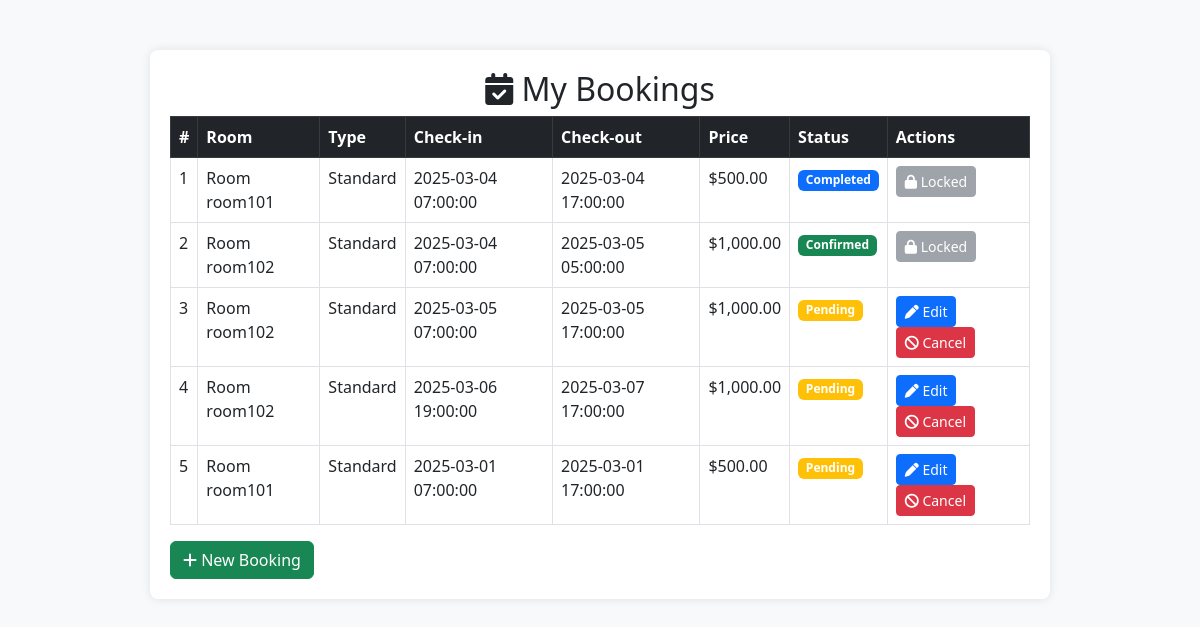
Page /user/booking/index.php (signed in) on the earlier database version.
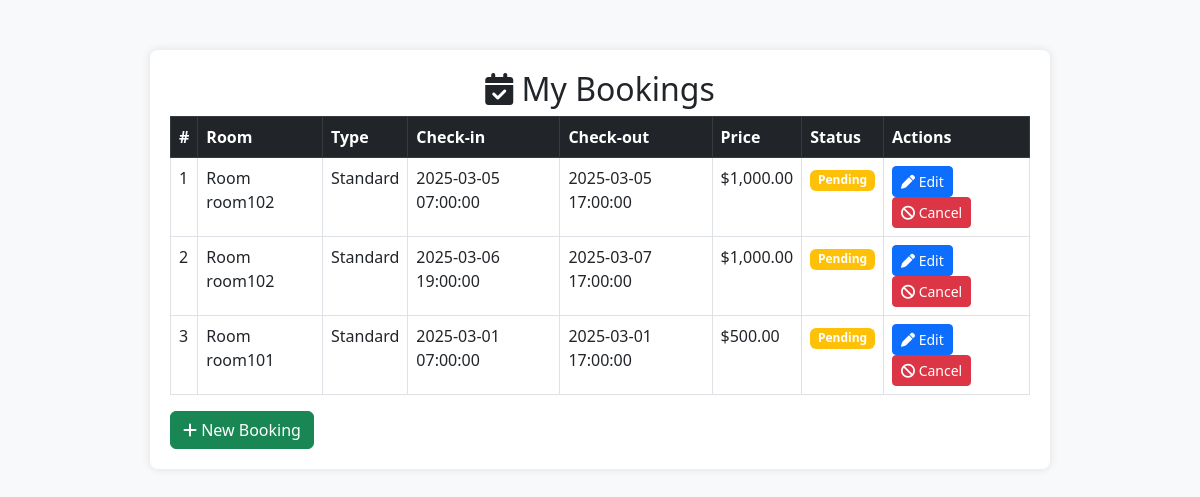
Same page on the later database version.
### tables this page shows
CREATE TABLE IF NOT EXISTS `booking` (
  `book_id` int(11) NOT NULL AUTO_INCREMENT,
  `account_id` int(11) DEFAULT NULL,
  `guest_id` int(11) DEFAULT NULL,
  `room_id` int(11) NOT NULL,
  `check_in` datetime NOT NULL,
  `check_out` datetime NOT NULL,
  `book_status` enum('pending','confirmed','cancelled','completed') NOT NULL,
  `reminder_sent` tinyint(1) NOT NULL,
  `completion_sent` tinyint(1) NOT NULL,
  `created_at` datetime NOT NULL DEFAULT current_timestamp(),
  `updated_at` timestamp NULL DEFAULT current_timestamp(),
  PRIMARY KEY (`book_id`),
  KEY `book_room_fk` (`room_id`),
  KEY `book_account_fk` (`account_id`),
  KEY `book_guest_fk` (`guest_id`)
);

CREATE TABLE IF NOT EXISTS `room` (
  `room_id` int(11) NOT NULL AUTO_INCREMENT,
  `room_code` varchar(50) NOT NULL,
  `room_type` enum('standard','premium','deluxe') NOT NULL,
  `room_status` enum('available','booked','under maintenance') NOT NULL,
  `description` text NOT NULL,
  `price` decimal(10,2) NOT NULL,
  `created_at` timestamp NOT NULL DEFAULT current_timestamp(),
  `updated_at` timestamp NOT NULL DEFAULT current_timestamp(),
  PRIMARY KEY (`room_id`),
  UNIQUE KEY `room_ code` (`room_code`)
);

### user/booking/index.php (the view, shortened to what this page needs)
<?php
include('../../resources/database/config.php');
$account_id = $_SESSION['ID'];
$sql = "SELECT b.book_id, b.room_id, b.check_in, b.check_out, b.book_status,
               r.room_code, r.room_type, r.price
        FROM booking b
        JOIN room r ON b.room_id = r.room_id
        WHERE b.account_id = ?";
$stmt = mysqli_prepare($conn, $sql);
mysqli_stmt_bind_param($stmt, "i", $account_id);
mysqli_stmt_execute($stmt);
$result = mysqli_stmt_get_result($stmt);
$bookings = [];
while ($row = mysqli_fetch_array($result)) {
    $bookings[] = $row;
}
?>
<!DOCTYPE html>
<html lang="en">
<head>
    <?php include '../bootstrap.php'; ?>
    <link rel="stylesheet" href="https://cdnjs.cloudflare.com/ajax/libs/font-awesome/6.4.2/css/all.min.css">
</head>
<body>
    <div class="container">
        <div class="table-container">
            <h2 class="text-center"><i class="fa-solid fa-calendar-check"></i> My Bookings</h2>
            <table class="table table-bordered">
                <thead class="table-dark">
                    <tr>
                        <th>#</th>
                        <th>Room</th>
                        <th>Type</th>
                        <th>Check-in</th>
                        <th>Check-out</th>
                        <th>Price</th>
                        <th>Status</th>
                        <th>Actions</th>
                    </tr>
                </thead>
                <tbody>
                    <?php if (empty($bookings)): ?>
                        <tr>
                            <td colspan="8" class="text-center">No bookings found.</td>
                        </tr>
                    <?php else: ?>
                        <?php foreach ($bookings as $index => $booking): ?>
                            <tr>
                                <td><?php echo $index + 1; ?></td>
                                <td>Room <?php echo htmlspecialchars($booking['room_code']); ?></td>
                                <td><?php echo ucfirst(htmlspecialchars($booking['room_type'])); ?></td>
                                <td><?php echo htmlspecialchars($booking['check_in']); ?></td>
                                <td><?php echo htmlspecialchars($booking['check_out']); ?></td>
                                <td>$<?php echo number_format((float)$booking['price'], 2); ?></td>
                                <td>
                                    <?php
                                        $status = strtolower($booking['book_status']);
                                        $badge_class = "secondary";
                                        if ($status == "pending") $badge_class = "warning";
                                        if ($status == "completed") $badge_class = "primary";
                                        if ($status == "confirmed") $badge_class = "success";
                                    ?>
                                    <span class="badge bg-<?php echo $badge_class; ?>">
                                        <?php echo ucfirst($booking['book_status']); ?>
                                    </span>
                                </td>
                                <td>
                                    <?php if ($booking['book_status'] == 'pending'): ?>
                                        <a href="edit.php?id=<?php echo $booking['book_id']; ?>" class="btn btn-primary btn-sm">
                                            <i class="fa-solid fa-pen"></i> Edit
                                        </a>
                                        <a href="cancel.php?id=<?php echo $booking['book_id']; ?>" class="btn btn-danger btn-sm" onclick="return confirm('Are you sure you want to cancel this booking?');">
                                            <i class="fa-solid fa-ban"></i> Cancel
                                        </a>
                                    <?php else: ?>
                                        <button class="btn btn-secondary btn-sm" disabled>
                                            <i class="fa-solid fa-lock"></i> Locked
                                        </button>
                                    <?php endif; ?>
                                </td>
                            </tr>
                        <?php endforeach; ?>
                    <?php endif; ?>
                </tbody>
            </table>
            <a href="create.php" class="btn btn-success"><i class="fa-solid fa-plus"></i> New Booking</a>
        </div>
    </div>
</body>
</html>

### user/bootstrap.php (shortened to what this page needs)
<link href="https://cdn.jsdelivr.net/npm/bootstrap@5.3.0/dist/css/bootstrap.min.css" rel="stylesheet">

### user/booking/index.php (style rules this page uses)
body { background: #f8f9fa; }
.table-container { max-width: 900px; margin: 50px auto; background: #ffffff; padding: 20px; border-radius: 8px; box-shadow: 0 0 10px rgba(0,0,0,0.1); }

Differences in the rows shown:
removed booking: room.room_code "room101", room.room_type "Standard", check_in "2025-03-04 07:00:00", check_out "2025-03-04 17:00:00", room.price "500.00", book_status "Completed", shows "Locked"
removed booking: room.room_code "room102", room.room_type "Standard", check_in "2025-03-04 07:00:00", check_out "2025-03-05 05:00:00", room.price "1,000.00", book_status "Confirmed", shows "Locked"
